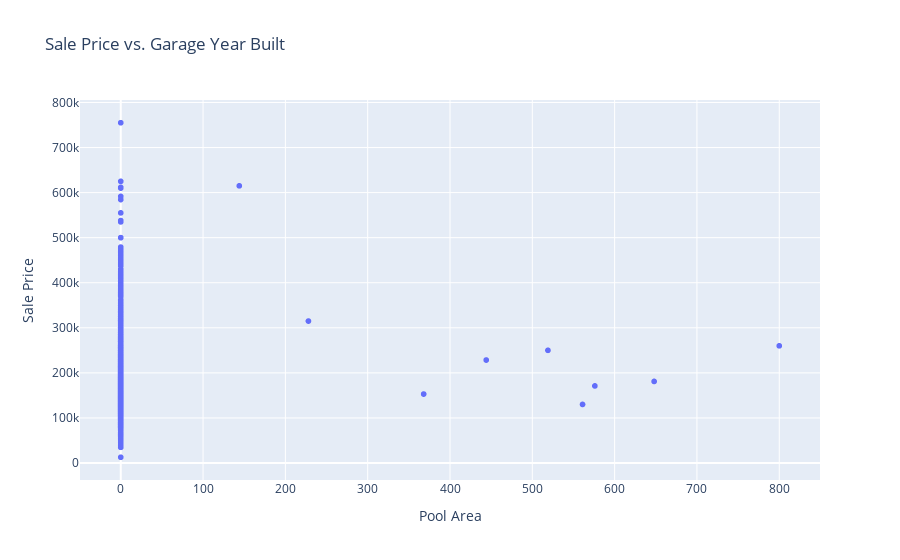

The cell this chart's notebook holds for it:
### Code cell
# Create the scatter plot
fig = px.scatter(housing, x='PoolArea', y='SalePrice', title='Sale Price vs. Garage Year Built',
                 labels={'PoolArea': 'Pool Area', 'SalePrice': 'Sale Price'})

# Show the plot
fig.show()

### Figure 1 — Plotly figure (JSON) as saved in the notebook; plotly's stock layout.template omitted (floating-point values rounded to 4 significant figures; data arrays with more than 128 entries replaced by an {"elided": "..."} marker saying what was removed)
{"data": [{"hovertemplate": "Pool Area=%{x}<br>Sale Price=%{y}<extra></extra>", "legendgroup": "", "marker": {"color": "#636efa", "symbol": "circle"}, "mode": "markers", "name": "", "showlegend": false, "type": "scattergl", "x": {"elided": "2580 int values"}, "xaxis": "x", "y": {"elided": "2580 int values"}, "yaxis": "y"}], "layout": {"legend": {"tracegroupgap": 0}, "title": {"text": "Sale Price vs. Garage Year Built"}, "xaxis": {"anchor": "y", "domain": [0, 1], "title": {"text": "Pool Area"}}, "yaxis": {"anchor": "x", "domain": [0, 1], "title": {"text": "Sale Price"}}}}
